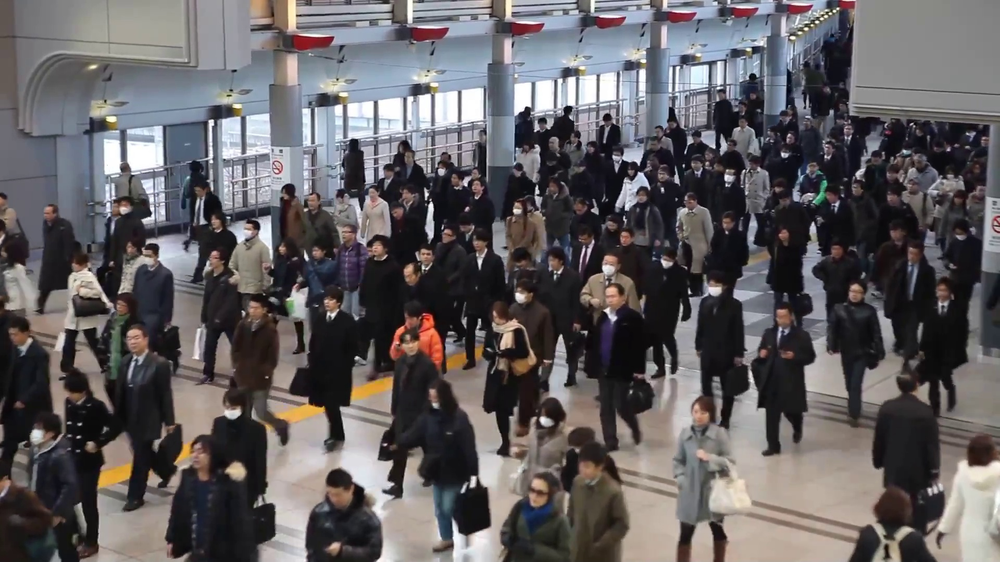
#> input picture day9复习/培训/text_3/image.png, 1000 x 562 px, shrunk from 1920 x 1080 before the run
$ python text_3_2.py
#> lines starting #> are read from the running program, lines starting #| are printed output that depends on the picture; after the words box and inside, x2 and y2 are one past the last pixel; in counts of white or black regions, pixels touching at a corner belong together
import cv2 as cv

def detect_faces(image_path):
#> called with image_path = 'image.png'
    face_cascade = cv.CascadeClassifier(cv.data.haarcascades + 'haarcascade_frontalface_default.xml')
    image = cv.imread(image_path)
#> image is the input picture: shape (562, 1000, 3); mean B, G, R 95.8, 93.9, 97.6
    gray = cv.cvtColor(image, cv.COLOR_BGR2RGB)
    faces = face_cascade.detectMultiScale(gray, scaleFactor=1.05, minNeighbors=5, minSize=(20, 20))
#> faces = [[121, 326, 28, 28], [538, 225, 37, 37], [211, 145, 50, 50]]

    face_count = len(faces)
#> face_count = 3

    for (x, y, w, h) in faces:
        cv.rectangle(image, (x, y), (x + w, y + h), (0, 0, 255), 2)
#> this loop made 3 passes
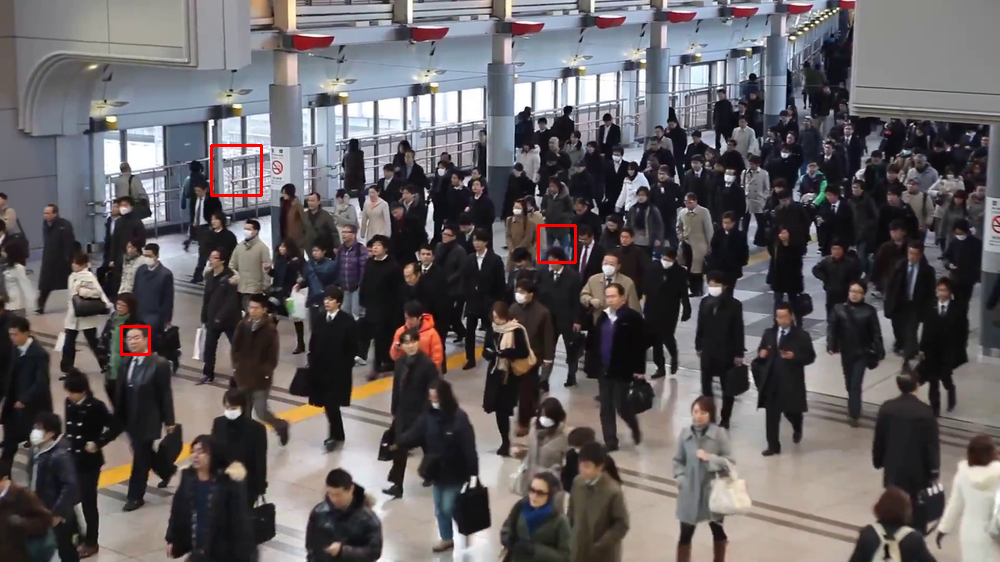
#> image: shape (562, 1000, 3); 0.24% of pixels changed, all inside (x1, y1, x2, y2) = (120, 144, 577, 356)
    # 人群密度
    if face_count > 10:
        density_status = 'High density'
    else:
        density_status = 'Low density'

    # density_status = 'High density' if face_count > 10 else 'Low density'

    # 是否采取分流措施
    if face_count > 20:
        action_status = 'Need to divert'
    else:
        action_status = 'No action needed'

    # action_status = 'Need to divert' if face_count > 20 else 'No action needed'

    cv.putText(image, f'Faces:{face_count}', (10, 30), cv.FONT_HERSHEY_SIMPLEX, 1, (0, 0, 255), 2)
    cv.putText(image, density_status, (10, 70), cv.FONT_HERSHEY_SIMPLEX, 1, (0, 0, 255), 2)
    cv.putText(image, action_status, (10, 110), cv.FONT_HERSHEY_SIMPLEX, 1, (0, 0, 255), 2)
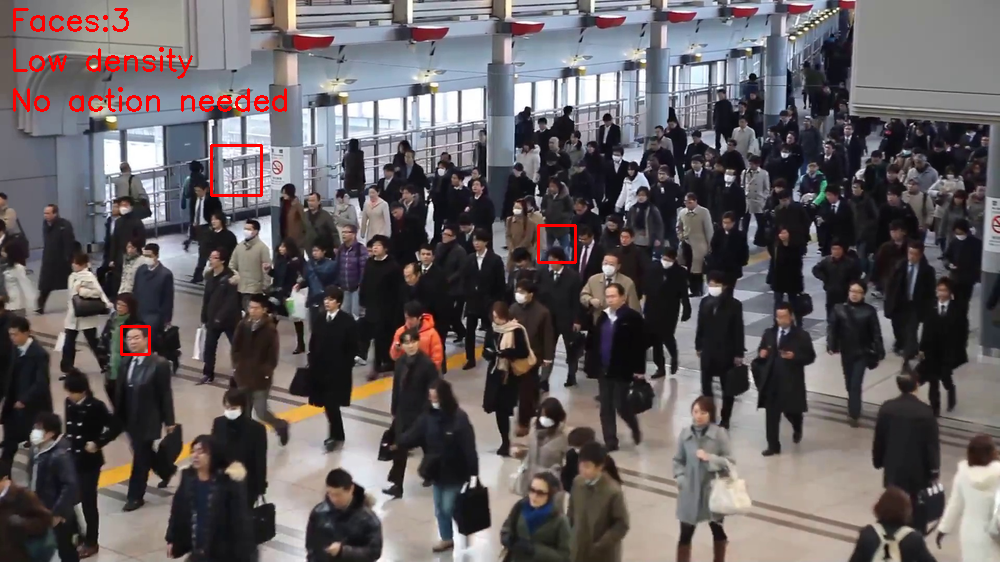
#> image: shape (562, 1000, 3); mean B, G, R 94.6, 92.7, 98.9

    cv.imwrite('4-2.png', image)

    return face_count, density_status, action_status


image_path = 'image.png'
face_count, density_status, action_status = detect_faces(image_path)
#> face_count = 3; density_status = 'Low density'; action_status = 'No action needed'

print('输出检测-判断结果')
print(f'人群数量:{face_count}')
#| 人群数量:3
print(f'人群密度:{density_status}')
#| 人群密度:Low density
print(f'是否分流:{action_status}')
#| 是否分流:No action needed
